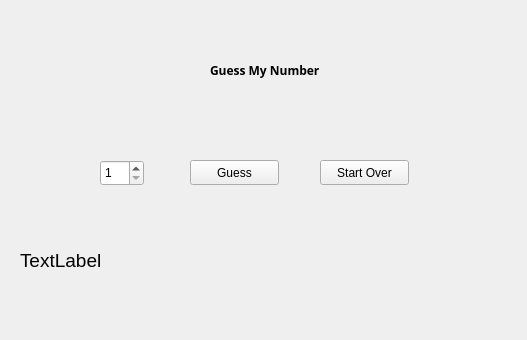
<?xml version="1.0" encoding="UTF-8"?>
<ui version="4.0">
 <class>Widget</class>
 <widget class="QWidget" name="Widget">
  <property name="geometry">
   <rect>
    <x>0</x>
    <y>0</y>
    <width>527</width>
    <height>340</height>
   </rect>
  </property>
  <property name="windowTitle">
   <string>Widget</string>
  </property>
  <widget class="QLabel" name="label">
   <property name="geometry">
    <rect>
     <x>210</x>
     <y>50</y>
     <width>111</width>
     <height>41</height>
    </rect>
   </property>
   <property name="font">
    <font>
     <family>Ubuntu Condensed</family>
     <weight>75</weight>
     <bold>true</bold>
    </font>
   </property>
   <property name="text">
    <string>Guess My Number</string>
   </property>
  </widget>
  <widget class="QSpinBox" name="spinBox">
   <property name="geometry">
    <rect>
     <x>100</x>
     <y>160</y>
     <width>44</width>
     <height>26</height>
    </rect>
   </property>
   <property name="minimum">
    <number>1</number>
   </property>
   <property name="maximum">
    <number>100</number>
   </property>
  </widget>
  <widget class="QPushButton" name="guessButton">
   <property name="geometry">
    <rect>
     <x>190</x>
     <y>160</y>
     <width>89</width>
     <height>25</height>
    </rect>
   </property>
   <property name="text">
    <string>Guess</string>
   </property>
  </widget>
  <widget class="QPushButton" name="startOverButton">
   <property name="geometry">
    <rect>
     <x>320</x>
     <y>160</y>
     <width>89</width>
     <height>25</height>
    </rect>
   </property>
   <property name="text">
    <string>Start Over</string>
   </property>
  </widget>
  <widget class="QLabel" name="messageLabel">
   <property name="geometry">
    <rect>
     <x>20</x>
     <y>240</y>
     <width>481</width>
     <height>41</height>
    </rect>
   </property>
   <property name="font">
    <font>
     <pointsize>14</pointsize>
    </font>
   </property>
   <property name="text">
    <string>TextLabel</string>
   </property>
  </widget>
 </widget>
 <resources/>
 <connections/>
</ui>
